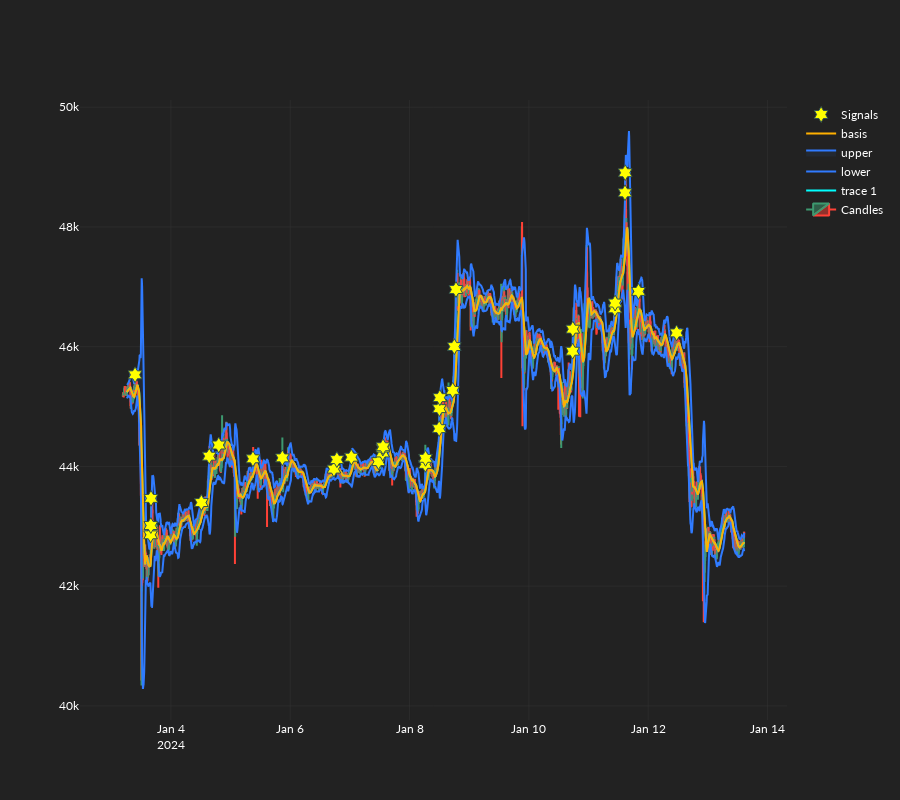

The notebook cell this image was saved under:
### Code cell
ul_rgb: str = "48, 123, 255"
basis_color_rgb: str = "255, 176, 0"
fig = go.Figure()
fig.add_candlestick(
    x=datetimes,
    open=open_prices,
    high=high_prices,
    low=low_prices,
    close=close_prices,
    name="Candles",
)
fig.add_scatter(
    x=datetimes,
    y=sma,
    line_color="aqua",
)
fig.add_scatter(
    x=datetimes,
    y=lower_bb,
    name="lower",
    line_color=f"rgb({ul_rgb})",
),
fig.add_scatter(
    x=datetimes,
    y=upper_bb,
    name="upper",
    line_color=f"rgb({ul_rgb})",
    fillcolor=f"rgba({ul_rgb}, 0.07)",
    fill="tonexty",
),
fig.add_scatter(
    x=datetimes,
    y=basic_bb,
    name="basis",
    line_color=f"rgb({basis_color_rgb})",
),
fig.add_scatter(
    x=datetimes,
    y=entry_signals,
    name="Signals",
    mode="markers",
    marker=dict(
        size=12,
        symbol="hexagram",
        color="yellow",
        line=dict(width=1, color="DarkSlateGrey"),
    ),
)
fig.update_layout(height=800, xaxis_rangeslider_visible=False)
fig.show()

### Figure 1 — Plotly figure (JSON) as saved in the notebook; plotly's stock layout.template omitted (floating-point values rounded to 4 significant figures; data arrays with more than 128 entries replaced by an {"elided": "..."} marker saying what was removed)
{"data": [{"close": {"elided": "3000 float values"}, "high": {"elided": "3000 float values"}, "low": {"elided": "3000 float values"}, "name": "Candles", "open": {"elided": "3000 float values"}, "type": "candlestick", "x": {"elided": "3000 str values"}}, {"line": {"color": "aqua"}, "type": "scatter", "x": {"elided": "3000 str values"}, "y": {"elided": "3000 float values"}}, {"line": {"color": "rgb(48, 123, 255)"}, "name": "lower", "type": "scatter", "x": {"elided": "3000 str values"}, "y": {"elided": "3000 float values"}}, {"fill": "tonexty", "fillcolor": "rgba(48, 123, 255, 0.07)", "line": {"color": "rgb(48, 123, 255)"}, "name": "upper", "type": "scatter", "x": {"elided": "3000 str values"}, "y": {"elided": "3000 float values"}}, {"line": {"color": "rgb(255, 176, 0)"}, "name": "basis", "type": "scatter", "x": {"elided": "3000 str values"}, "y": {"elided": "3000 float values"}}, {"marker": {"color": "yellow", "line": {"color": "DarkSlateGrey", "width": 1}, "size": 12, "symbol": "hexagram"}, "mode": "markers", "name": "Signals", "type": "scatter", "x": {"elided": "3000 str values"}, "y": {"elided": "3000 float values"}}], "layout": {"height": 800, "xaxis": {"rangeslider": {"visible": false}}}}
